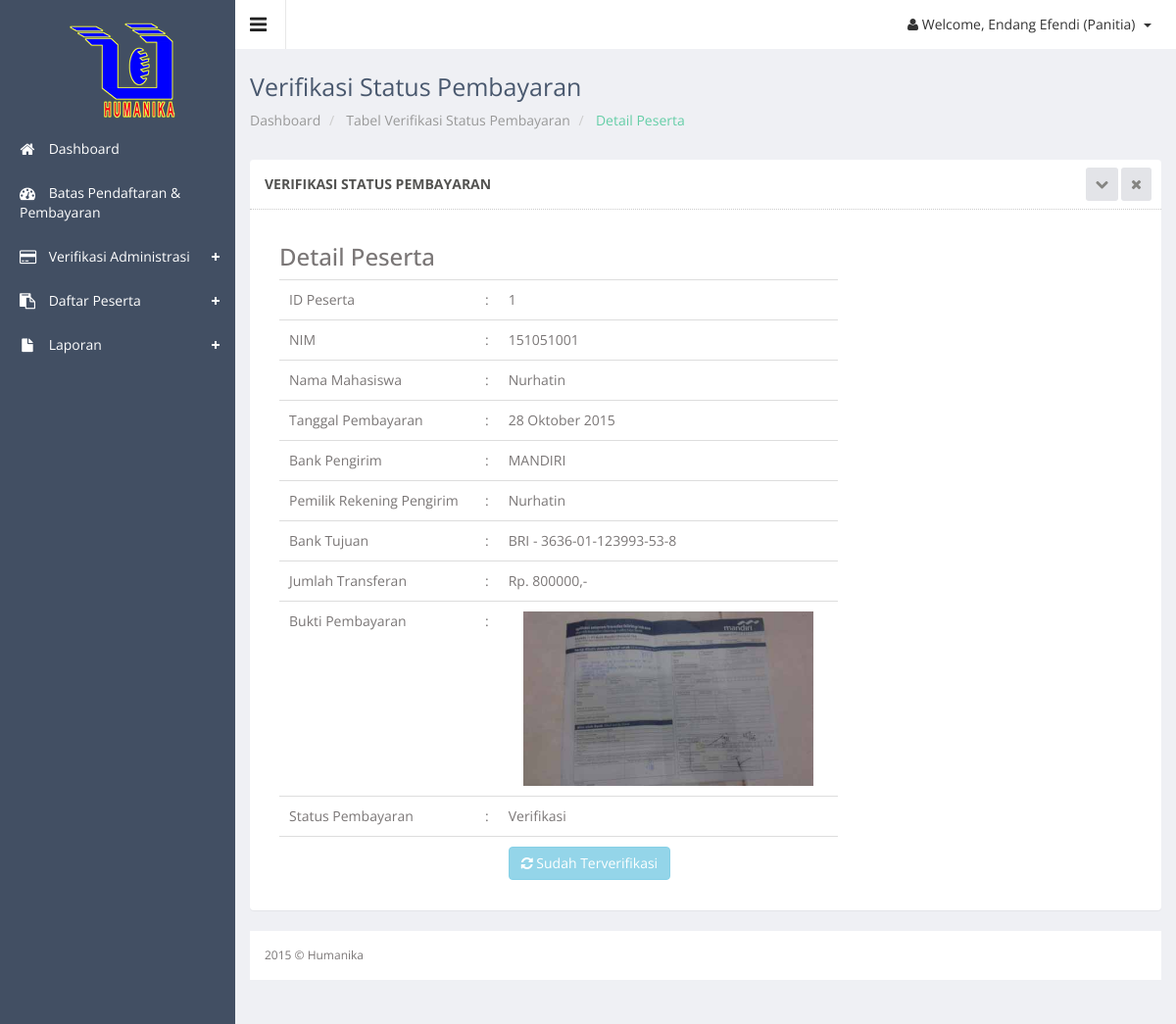
The app's page /panitia/peserta_verifikasi_detail.php?id=1 (signed in) with its own data.
### tables this page shows
CREATE TABLE IF NOT EXISTS `konfirmasi` (
  `id_konfirmasi` int(11) NOT NULL,
  `id_peserta` int(11) NOT NULL,
  `tgl_pembayaran` date NOT NULL,
  `bank_asal` varchar(20) NOT NULL,
  `pemilik_rekening` varchar(50) NOT NULL,
  `bank_tujuan` varchar(20) NOT NULL,
  `jumlah` double NOT NULL,
  `bukti_pembayaran` varchar(100) NOT NULL,
  `nama_bukti` varchar(50) NOT NULL,
  `type_bukti` varchar(50) NOT NULL,
  `size` varchar(10) NOT NULL,
  `status` enum('Belum Verifikasi','Verifikasi') NOT NULL,
  PRIMARY KEY (`id_konfirmasi`),
  KEY `id_daftar` (`id_peserta`),
  KEY `bank_tujuan` (`bank_tujuan`),
  KEY `bank_tujuan_2` (`bank_tujuan`)
);

CREATE TABLE IF NOT EXISTS `peserta` (
  `id_peserta` int(11) NOT NULL,
  `id_detail` int(11) NOT NULL,
  `nim` char(9) NOT NULL,
  `ukuran_kaos` varchar(2) NOT NULL,
  `penyakit_bawaan` text NOT NULL,
  `notelp` varchar(12) NOT NULL,
  `alamat` text NOT NULL,
  `ktm` varchar(50) NOT NULL,
  `nama_ktm` varchar(50) NOT NULL,
  `size_ktm` varchar(10) NOT NULL,
  `type_ktm` varchar(50) NOT NULL,
  `krs` varchar(50) NOT NULL,
  `nama_krs` varchar(50) NOT NULL,
  `size_krs` varchar(10) NOT NULL,
  `type_krs` varchar(50) NOT NULL,
  `foto` varchar(50) NOT NULL,
  `nama_foto` varchar(50) NOT NULL,
  `size_foto` varchar(10) NOT NULL,
  `type_foto` varchar(50) NOT NULL,
  `password` varchar(20) NOT NULL,
  `status_bayar` enum('Belum Lunas','Lunas') NOT NULL,
  `status_berkas` enum('Unvalid','Valid') NOT NULL,
  `keterangan` varchar(50) NOT NULL,
  `tgl_pendaftaran` date NOT NULL,
  PRIMARY KEY (`id_peserta`),
  KEY `id_detail` (`id_detail`),
  KEY `id_detail_2` (`id_detail`),
  KEY `nim` (`nim`)
);

CREATE TABLE IF NOT EXISTS `mahasiswa` (
  `nim` char(9) NOT NULL,
  `nama_mhs` varchar(50) NOT NULL,
  `alamat_asal` varchar(100) NOT NULL,
  `alamat_jogja` varchar(100) NOT NULL,
  `jk` varchar(1) NOT NULL,
  `email` varchar(50) NOT NULL,
  `no_telp` varchar(12) NOT NULL,
  `jurusan` varchar(20) NOT NULL,
  `tempat_lahir` varchar(50) NOT NULL,
  `tgl_lahir` date NOT NULL,
  `asal_sekolah` varchar(50) NOT NULL,
  `agama` varchar(50) NOT NULL,
  `goldar` varchar(2) NOT NULL,
  `angkatan` varchar(4) NOT NULL,
  PRIMARY KEY (`nim`)
);

CREATE TABLE IF NOT EXISTS `referensi_bank` (
  `no_rekening` varchar(20) NOT NULL,
  `id_detail` int(11) NOT NULL,
  `nama_bank` varchar(15) NOT NULL,
  `nama_pemilik` varchar(50) NOT NULL,
  PRIMARY KEY (`no_rekening`),
  KEY `id_detail` (`id_detail`)
);

### controller/koneksi.php (called while the page is built, shortened)
<?php
class Database {
    private static $dbName = 'humanika' ;
    private static $dbHost = 'localhost' ;
    private static $dbUsername = 'root';
    private static $dbUserPassword = 'rizalex';
    private static $con = null;
    public static function connect() {
        if ( null == self::$con ) {
            try {
                self::$con =  new PDO( "mysql:host=".self::$dbHost.";"."dbname=".self::$dbName,
                        self::$dbUsername, self::$dbUserPassword);
            }
            catch(PDOException $e) {
                die($e->getMessage());
            }
        }
        return self::$con;
    }
}
?>

### controller/bayar-control.php (called while the page is built, shortened)
<?php
include_once 'koneksi.php';
class BayarController {
    private $koneksi;
    public function __construct() {
        $this->koneksi = Database::connect();
    }
    public function BiayaDetail($kode) {
        try {
            $sst = $this->koneksi->prepare("SELECT * FROM konfirmasi natural join referensi_bank natural join peserta join mahasiswa using(nim) natural join keg_jenis_detail natural join keg_jenis where id_konfirmasi=?");
            $sst->bindparam(1,$kode);
            $sst->execute();
            if($sst->rowCount()==0) {
                return 0;
            }else {
                return $sst->fetch(PDO::FETCH_OBJ);
            }
        } catch (PDOException $exc) {
            echo $exc->getMessage();
        }
    }
}
?>

### controller/konversi.php (called while the page is built)
<?php
function DateToIndo($date) {
	$BulanIndo = array("Januari", "Februari", "Maret",
        "April", "Mei", "Juni",
        "Juli", "Agustus", "September",
        "Oktober", "November", "Desember");
    $tahun = substr($date, 0, 4);
    $bulan = substr($date, 5, 2);
	$tgl = substr($date, 8, 2);
	$result = $tgl . " " . $BulanIndo[(int) $bulan - 1] . " " . $tahun ;
	return($result);
}
?>

### panitia/peserta_verifikasi_detail.php (the view, shortened to what this page needs)
<?php
$id=$_GET['id'];
?>
<!DOCTYPE html>
<html lang="en">
<head>
  <link href="../js/advanced-datatable/css/demo_page.css" rel="stylesheet" />
  <link href="../js/advanced-datatable/css/demo_table.css" rel="stylesheet" />
  <link rel="stylesheet" href="../js/data-tables/DT_bootstrap.css" />
  <link href="../css/style.css" rel="stylesheet">
  <link href="../css/style-responsive.css" rel="stylesheet">
</head>
<body class="sticky-header">
<section>
    <div class="left-side sticky-left-side">
        <div class="logo">
            <a href="index.php"><img src="../images/logohm.png" alt=""></a>
        </div>
        <div class="left-side-inner">
            <ul class="nav nav-pills nav-stacked custom-nav">
                <li><a href="index.php"><i class="fa fa-home"></i> <span>Dashboard</span></a></li>
				<li><a href="batas_pendaftaran.php"><i class="fa fa-dashboard"></i> <span>Batas Pendaftaran & Pembayaran</span></a></li>
				<li class="menu-list"><a href="#"><i class="fa fa-credit-card"></i> <span>Verifikasi Administrasi</span></a>
				</li>
				<li class="menu-list"><a href="#"><i class="fa fa-clipboard"></i> <span>Daftar Peserta</span></a>
				</li>
				<li class="menu-list"><a href="#"><i class="fa fa-file"></i> <span>Laporan</span></a>
				</li>
            </ul>
        </div>
    </div>
    <div class="main-content" >
        <div class="header-section">
        <a class="toggle-btn"><i class="fa fa-bars"></i></a>
        <div class="menu-right">
            <ul class="notification-menu">
                <li>
                    <a href="#" class="btn btn-default dropdown-toggle" data-toggle="dropdown">
                        <i class="fa fa-user"></i>
                        Welcome, <?php
                            echo $_SESSION['nm_usr_panitia'];
                            ?> (Panitia)
                        <span class="caret"></span>
                    </a>
                </li>
            </ul>
        </div>
        </div>
        <div class="page-heading">
            <h3>
                Verifikasi Status Pembayaran
            </h3>
            <ul class="breadcrumb">
                <li>
                    <a href="index.php"> Dashboard</a>
                </li>
				<li>
                    <a href="peserta_verifikasi.php"> Tabel Verifikasi Status Pembayaran</a>
                </li>
                <li class="active"> Detail Peserta</li>
            </ul>
        </div>
        <div class="wrapper">
        <div class="row">
        <div class="col-sm-12">
        <section class="panel">
        <header class="panel-heading">
            Verifikasi Status Pembayaran
            <span class="tools pull-right">
                <a href="javascript:;" class="fa fa-chevron-down"></a>
                <a href="javascript:;" class="fa fa-times"></a>
             </span>
        </header>
		<?php
			include '../controller/konversi.php';
			include_once '../controller/bayar-control.php';
			$client = new BayarController();
			$rincian=$client->BiayaDetail($id);
			 ?>
        <div class="panel-body">
				<div class="col-md-8">
                    <h3>Detail Peserta</h3>
					<table  class="table table-hover">
					<tbody>
						<?php
						echo "
							<tr class='gradeX'><td width='200px'>ID Peserta</td><td>:</td><td>$rincian->id_peserta</td></tr>
							<tr class='gradeX'><td width='200px'>NIM</td><td>:</td><td>$rincian->nim</td></tr>
							<tr class='gradeX'><td width='200px'>Nama Mahasiswa</td><td>:</td><td>$rincian->nama_mhs</td></tr>
							<tr class='gradeX'><td width='200px'>Tanggal Pembayaran</td><td>:</td><td>".DateToIndo($rincian->tgl_pembayaran)."</td> </tr>
							<tr class='gradeX'><td width='200px'>Bank Pengirim</td><td>:</td><td>$rincian->bank_asal</td></tr>
							<tr class='gradeX'><td width='200px'>Pemilik Rekening Pengirim</td><td>:</td><td>$rincian->pemilik_rekening</td></tr>
							<tr class='gradeX'><td width='200px'>Bank Tujuan</td><td>:</td><td>$rincian->nama_bank - $rincian->bank_tujuan</td></tr>
							<tr class='gradeX'><td width='200px'>Jumlah Transferan</td><td>:</td><td>Rp. $rincian->jumlah,-</td></tr>
							<tr class='gradeX'><td width='200px'>Bukti Pembayaran</td><td>:</td><td><div class='col-md-12'><div class='blog-img-sm'> <img src='../file/peserta/bukti/$rincian->nama_bukti'/></div></div></td></tr>
							<tr class='gradeX'><td width='200px'>Status Pembayaran</td><td>:</td><td>$rincian->status</td></tr>";
							if($rincian->status=='Belum Verifikasi'){
							echo"<tr><td></td><td></td><td><a href='verifikasi_status.php?id=$rincian->id_konfirmasi&stat=Belum Verifikasi'><button class='btn btn-info' type='button'><i class='fa fa-refresh'></i> Verifikasi</button></a></td></tr>";
							}
							else{
							echo"<tr><td></td><td></td><td><button class='btn btn-info' type='button' disabled><i class='fa fa-refresh'></i> Sudah Terverifikasi</button></td></tr> ";}
						?>
					</tbody>
					</table>
				</div>
        </div>
        </section>
        </div>
        </div>
        <footer>
            2015 &copy; Humanika
        </footer>
    </div>
</section>
</body>
</html>

### records on screen
konfirmasi: id_peserta "1", tgl_pembayaran "28 Oktober 2015", bank_asal "MANDIRI", pemilik_rekening "Nurhatin", bank_tujuan "3636-01-123993-53-8", jumlah "800000", nama_bukti (picture), status "Verifikasi"
peserta: nim "151051001"
mahasiswa: nama_mhs "Nurhatin"
referensi_bank: nama_bank "BRI"

### other values on screen
$_SESSION['nm_usr_panitia'] "Endang Efendi"
